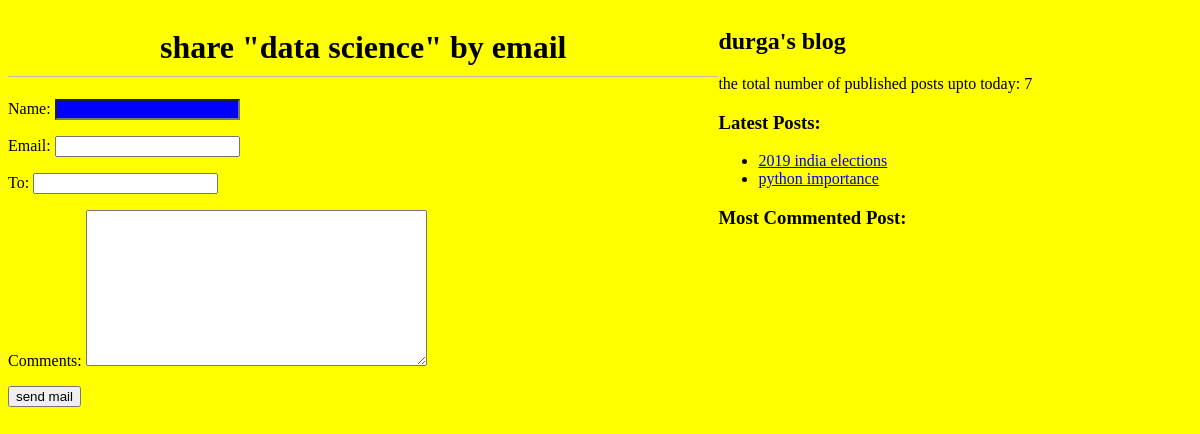
The app's page /8/share with its own data.
### blog/models.py (models this page shows, shortened)
class Post(models.Model):
    STATUS_CHOICES = (('draft','Draft'),('published','Published'))
    title=models.CharField(max_length=256)
    slug=models.SlugField(max_length=264,unique_for_date='publish')
    author=models.ForeignKey(User,on_delete=models.CASCADE,related_name='blog_posts')
    body=models.TextField()
    publish=models.DateTimeField(default=timezone.now)
    created=models.DateTimeField(auto_now_add=True)
    updated=models.DateTimeField(auto_now=True)
    status=models.CharField(max_length=10,choices=STATUS_CHOICES,default='draft')
    objects=CustomManager()
    tags=TaggableManager()
    class Meta:
        ordering=('-publish',)
    def get_absolute_url(self):
        return reverse('post_detail',args=[self.publish.year,
                                           self.publish.strftime('%m'),self.publish.strftime('%d'),
                                           self.slug])

### blog/views.py (the view)
# urls.py: path('<int:id>/share',views.mail_send_view)
def mail_send_view(request,id):
    post=get_object_or_404(Post,id=id,status='published')
    sent=False
    if request.method=='POST':
        form = EmailSendForm(request.POST)
        if form.is_valid():
            cd=form.cleaned_data
            subject='{}({} recomends to you to read "{}")'.format(cd['name'],cd['email'],post.title)
            post_url= request.build_absolute_uri(post.get_absolute_url())
            messege = 'read post at: \n {}\n\n{}\'s comments:\n{}'.format('post_url',cd['name'],cd['comments'])
            send_mail('subject','messege','jogaswain@gmail.com',[cd['to']])
            sent=True
    else:
        form = EmailSendForm()
    return render(request,'blog/sharebymail.html',{'form':form,'post':post,'sent':sent})

### blog/forms.py
class EmailSendForm(forms.Form):
    name = forms.CharField()
    email = forms.EmailField()
    to = forms.EmailField()
    comments = forms.CharField(required=False,widget=forms.Textarea)

### blog/models.py (called while the page is built)
    def get_queryset(self):
        return super().get_queryset().filter(status='published')

### blog/templatetags/blog_tags.py (called while the page is built)
@register.simple_tag(name='mytag')
def total_post():
    return Post.objects.count()

@register.inclusion_tag('blog/latest_posts123.html')
def show_latest_posts():
    latest_posts=Post.objects.order_by('-publish',)[:2]
    return {'latest_posts':latest_posts}

### templates/blog/sharebymail.html (shortened to what this page needs)
{%extends 'blog/base.html' %}
{%block body%}
{%if sent%}
<h1>email sucessfully sent</h1>
<h2>post {{post.title}} shared by mail</h2>
{%else%}
<div class="content">
    <h1>share "{{post.title}}" by email</h1>
   <form method="post" >
       {{form.as_p}}
       <input type="submit" value="send mail">
   </form>
</div>
{%endif%}
{%endblock%}

### templates/blog/latest_posts123.html
<ul>
    {%for post in latest_posts%}
    <li><a href="{{post.get_absolute_url}}">{{post.title}}</a></li>
    {%endfor%}
</ul>

### statics/css/blog.css (style rules this page uses)
body { background:yellow; }
.content { width:60%; float:left; background:yellow; }
h1 { text-align:center; border-bottom:1px solid #bbb; padding-bottom:10px; }
a { text-decorator:none; }
input[type=text] { background:blue; color:white; }

### records on screen
Post: title "data science"
Post: title "2019 india elections"
Post: title "python importance"
